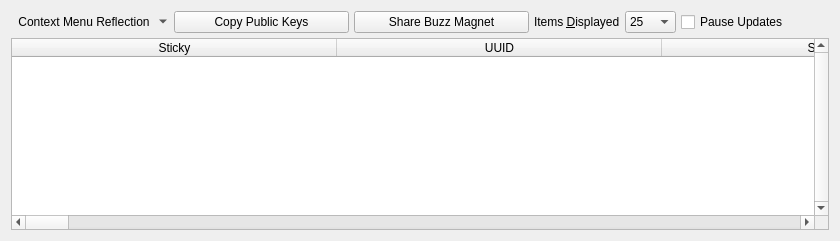
              <widget class="QWidget" name="layoutWidget3">
               <layout class="QVBoxLayout" name="verticalLayout_57">
                <property name="spacing">
                 <number>5</number>
                </property>
                <item>
                 <layout class="QHBoxLayout" name="horizontalLayout_26">
                  <property name="spacing">
                   <number>5</number>
                  </property>
                  <item>
                   <widget class="QToolButton" name="neighborsActionMenu">
                    <property name="toolTip">
                     <string>Context Menu</string>
                    </property>
                    <property name="text">
                     <string>Context Menu Reflection</string>
                    </property>
                    <property name="icon">
                     <iconset resource="../Icons/icons.qrc">
                      <normaloff>:/generic/menu.png</normaloff>:/generic/menu.png</iconset>
                    </property>
                    <property name="popupMode">
                     <enum>QToolButton::MenuButtonPopup</enum>
                    </property>
                    <property name="autoRaise">
                     <bool>true</bool>
                    </property>
                   </widget>
                  </item>
                  <item>
                   <widget class="QPushButton" name="toolButtonCopyToClipboard">
                    <property name="minimumSize">
                     <size>
                      <width>175</width>
                      <height>0</height>
                     </size>
                    </property>
                    <property name="toolTip">
                     <string>Copy your public key pairs to the clipboard buffer.</string>
                    </property>
                    <property name="text">
                     <string>Copy Public Keys</string>
                    </property>
                   </widget>
                  </item>
                  <item>
                   <widget class="QPushButton" name="shareBuzzMagnet">
                    <property name="minimumSize">
                     <size>
                      <width>175</width>
                      <height>0</height>
                     </size>
                    </property>
                    <property name="text">
                     <string>Share Buzz Magnet</string>
                    </property>
                   </widget>
                  </item>
                  <item>
                   <widget class="QLabel" name="label_29">
                    <property name="text">
                     <string>Items &amp;Displayed</string>
                    </property>
                    <property name="buddy">
                     <cstring>neighbors_maximum_items_displayed</cstring>
                    </property>
                   </widget>
                  </item>
                  <item>
                   <widget class="QComboBox" name="neighbors_maximum_items_displayed">
                    <property name="toolTip">
                     <string>Maximum number of list entries which will be displayed. Setting will not be retained.</string>
                    </property>
                    <property name="sizeAdjustPolicy">
                     <enum>QComboBox::AdjustToContents</enum>
                    </property>
                    <item>
                     <property name="text">
                      <string>25</string>
                     </property>
                    </item>
                    <item>
                     <property name="text">
                      <string>50</string>
                     </property>
                    </item>
                    <item>
                     <property name="text">
                      <string>100</string>
                     </property>
                    </item>
                    <item>
                     <property name="text">
                      <string>All</string>
                     </property>
                    </item>
                   </widget>
                  </item>
                  <item>
                   <widget class="QCheckBox" name="neighborsTemporarilyPause">
                    <property name="sizePolicy">
                     <sizepolicy hsizetype="Minimum" vsizetype="Preferred">
                      <horstretch>0</horstretch>
                      <verstretch>0</verstretch>
                     </sizepolicy>
                    </property>
                    <property name="toolTip">
                     <string>Setting will not be retained.</string>
                    </property>
                    <property name="text">
                     <string>Pause Updates</string>
                    </property>
                   </widget>
                  </item>
                  <item>
                   <spacer name="horizontalSpacer_22">
                    <property name="orientation">
                     <enum>Qt::Horizontal</enum>
                    </property>
                    <property name="sizeHint" stdset="0">
                     <size>
                      <width>40</width>
                      <height>20</height>
                     </size>
                    </property>
                   </spacer>
                  </item>
                 </layout>
                </item>
                <item>
                 <widget class="QTableWidget" name="neighbors">
                  <property name="verticalScrollBarPolicy">
                   <enum>Qt::ScrollBarAlwaysOn</enum>
                  </property>
                  <property name="alternatingRowColors">
                   <bool>true</bool>
                  </property>
                  <property name="selectionMode">
                   <enum>QAbstractItemView::SingleSelection</enum>
                  </property>
                  <property name="selectionBehavior">
                   <enum>QAbstractItemView::SelectRows</enum>
                  </property>
                  <property name="verticalScrollMode">
                   <enum>QAbstractItemView::ScrollPerPixel</enum>
                  </property>
                  <property name="horizontalScrollMode">
                   <enum>QAbstractItemView::ScrollPerPixel</enum>
                  </property>
                  <property name="sortingEnabled">
                   <bool>true</bool>
                  </property>
                  <attribute name="horizontalHeaderDefaultSectionSize">
                   <number>325</number>
                  </attribute>
                  <attribute name="horizontalHeaderShowSortIndicator" stdset="0">
                   <bool>true</bool>
                  </attribute>
                  <attribute name="horizontalHeaderStretchLastSection">
                   <bool>true</bool>
                  </attribute>
                  <attribute name="verticalHeaderVisible">
                   <bool>false</bool>
                  </attribute>
                  <column>
                   <property name="text">
                    <string>Sticky</string>
                   </property>
                  </column>
                  <column>
                   <property name="text">
                    <string>UUID</string>
                   </property>
                  </column>
                  <column>
                   <property name="text">
                    <string>Status</string>
                   </property>
                  </column>
                  <column>
                   <property name="text">
                    <string>SSL Key Size</string>
                   </property>
                  </column>
                  <column>
                   <property name="text">
                    <string>Status Control</string>
                   </property>
                  </column>
                  <column>
                   <property name="text">
                    <string>Local IP</string>
                   </property>
                  </column>
                  <column>
                   <property name="text">
                    <string>Local Port</string>
                   </property>
                  </column>
                  <column>
                   <property name="text">
                    <string>External IP</string>
                   </property>
                  </column>
                  <column>
                   <property name="text">
                    <string>External Port</string>
                   </property>
                  </column>
                  <column>
                   <property name="text">
                    <string>Country</string>
                   </property>
                  </column>
                  <column>
                   <property name="text">
                    <string>Remote IP</string>
                   </property>
                  </column>
                  <column>
                   <property name="text">
                    <string>Remote Port</string>
                   </property>
                  </column>
                  <column>
                   <property name="text">
                    <string>Scope ID</string>
                   </property>
                  </column>
                  <column>
                   <property name="text">
                    <string>Protocol</string>
                   </property>
                  </column>
                  <column>
                   <property name="text">
                    <string>Proxy Hostname</string>
                   </property>
                  </column>
                  <column>
                   <property name="text">
                    <string>Proxy Port</string>
                   </property>
                  </column>
                  <column>
                   <property name="text">
                    <string>Max. Buffer Size (Bytes)</string>
                   </property>
                  </column>
                  <column>
                   <property name="text">
                    <string>Max. Content Length (Bytes)</string>
                   </property>
                  </column>
                  <column>
                   <property name="text">
                    <string>Echo Mode</string>
                   </property>
                  </column>
                  <column>
                   <property name="text">
                    <string>Uptime (Seconds)</string>
                   </property>
                  </column>
                  <column>
                   <property name="text">
                    <string>Allow Certificate Exceptions</string>
                   </property>
                  </column>
                  <column>
                   <property name="text">
                    <string>Certificate SHA-512 Hash</string>
                   </property>
                  </column>
                  <column>
                   <property name="text">
                    <string>Bytes Read</string>
                   </property>
                  </column>
                  <column>
                   <property name="text">
                    <string>Bytes Written</string>
                   </property>
                  </column>
                  <column>
                   <property name="text">
                    <string>SSL Session Cipher</string>
                   </property>
                  </column>
                  <column>
                   <property name="text">
                    <string>Account Name</string>
                   </property>
                  </column>
                  <column>
                   <property name="text">
                    <string>Account Authenticated</string>
                   </property>
                  </column>
                  <column>
                   <property name="text">
                    <string>Transport</string>
                   </property>
                  </column>
                  <column>
                   <property name="text">
                    <string>Orientation</string>
                   </property>
                  </column>
                  <column>
                   <property name="text">
                    <string>Message of the Day</string>
                   </property>
                  </column>
                  <column>
                   <property name="text">
                    <string>Encrypted</string>
                   </property>
                  </column>
                  <column>
                   <property name="text">
                    <string>Certificate</string>
                   </property>
                  </column>
                  <column>
                   <property name="text">
                    <string>Adaptive Echo Token</string>
                   </property>
                  </column>
                  <column>
                   <property name="text">
                    <string>Adaptive Echo Token Type</string>
                   </property>
                  </column>
                  <column>
                   <property name="text">
                    <string>SSL Control String</string>
                   </property>
                  </column>
                  <column>
                   <property name="text">
                    <string>Priority</string>
                   </property>
                  </column>
                  <column>
                   <property name="text">
                    <string>Lane Width (Bytes)</string>
                   </property>
                  </column>
                  <column>
                   <property name="text">
                    <string>Passthrough</string>
                   </property>
                  </column>
                  <column>
                   <property name="text">
                    <string>Wait-For-Bytes-Written (Milliseconds)</string>
                   </property>
                  </column>
                  <column>
                   <property name="text">
                    <string>Private Application Credentials</string>
                   </property>
                  </column>
                  <column>
                   <property name="text">
                    <string>Silence Time (Seconds)</string>
                   </property>
                  </column>
                  <column>
                   <property name="text">
                    <string>Socket Options</string>
                   </property>
                  </column>
                  <column>
                   <property name="text">
                    <string>Buffered Content</string>
                   </property>
                  </column>
                  <column>
                   <property name="text">
                    <string>Bind IP</string>
                   </property>
                  </column>
                  <column>
                   <property name="text">
                    <string>OID</string>
                   </property>
                  </column>
                 </widget>
                </item>
               </layout>
              </widget>
